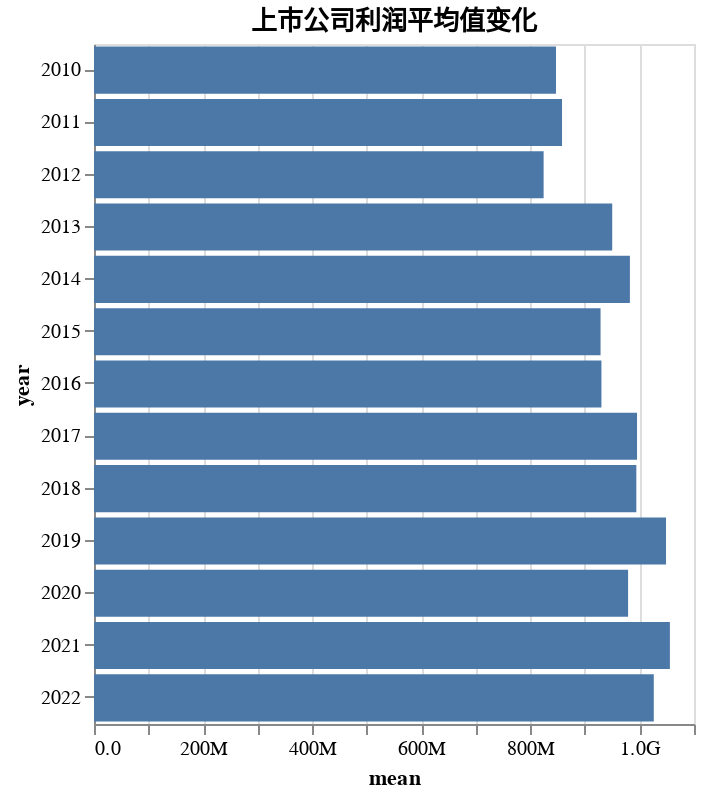

Notebook cell for this chart:
### Markdown cell above
- 上市公司总体利润保持增长,特别是疫情爆发后第2年,即2021年,出现了爆涨.
- 近12年的增长率为10%

以下观察利润的主要统计指标:

### Code cell
alt.Chart(profit_quant).mark_bar().encode(
    alt.X('mean:Q').axis(format='.2s'),
    alt.Y('year:O')
).properties(
    title = '上市公司利润平均值变化',
    width = 'container',
    height = 340
)

### Figure 1 — Vega-Lite specification as saved in the notebook (floating-point values rounded to 4 significant figures)
{"config": {"view": {"continuousWidth": 300, "continuousHeight": 300}}, "data": {"name": "data-040b2dbae7ac42c2b01ea01091681ee2"}, "mark": {"type": "bar"}, "encoding": {"x": {"axis": {"format": ".2s"}, "field": "mean", "type": "quantitative"}, "y": {"field": "year", "type": "ordinal"}}, "height": 340, "title": "上市公司利润平均值变化", "width": "container", "$schema": "https://vega.github.io/schema/vega-lite/v5.8.0.json", "datasets": {"data-040b2dbae7ac42c2b01ea01091681ee2": [{"year": 2010, "mean": 847000000.0, "median": 92750000.0, "idxmin": 16515, "idxmax": 17346, "count": 1936}, {"year": 2011, "mean": 858100000.0, "median": 93520000.0, "idxmin": 17269, "idxmax": 17347, "count": 2209}, {"year": 2012, "mean": 824300000.0, "median": 82870000.0, "idxmin": 17270, "idxmax": 17348, "count": 2359}, {"year": 2013, "mean": 950100000.0, "median": 89960000.0, "idxmin": 25266, "idxmax": 17349, "count": 2361}, {"year": 2014, "mean": 982500000.0, "median": 98670000.0, "idxmin": 26138, "idxmax": 17350, "count": 2482}, {"year": 2015, "mean": 928700000.0, "median": 100100000.0, "idxmin": 22070, "idxmax": 17351, "count": 2702}, {"year": 2016, "mean": 930300000.0, "median": 122900000.0, "idxmin": 21720, "idxmax": 17352, "count": 2929}, {"year": 2017, "mean": 995600000.0, "median": 132400000.0, "idxmin": 21721, "idxmax": 17353, "count": 3366}, {"year": 2018, "mean": 994300000.0, "median": 127000000.0, "idxmin": 15173, "idxmax": 17354, "count": 3471}, {"year": 2019, "mean": 1049000000.0, "median": 132000000.0, "idxmin": 20111, "idxmax": 17355, "count": 3674}, {"year": 2020, "mean": 979200000.0, "median": 129800000.0, "idxmin": 16668, "idxmax": 17356, "count": 4108}, {"year": 2021, "mean": 1056000000.0, "median": 130500000.0, "idxmin": 17201, "idxmax": 17357, "count": 4632}, {"year": 2022, "mean": 1026000000.0, "median": 106200000.0, "idxmin": 20426, "idxmax": 17358, "count": 5054}]}}
